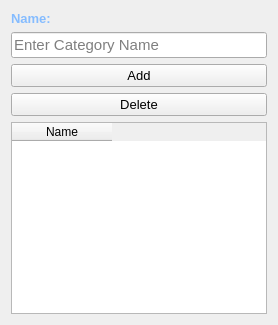
      <widget class="QWidget" name="tab_7">
       <attribute name="title">
        <string>Category</string>
       </attribute>
       <layout class="QGridLayout" name="gridLayout_7">
        <item row="0" column="0">
         <layout class="QVBoxLayout" name="verticalLayout_4">
          <item>
           <layout class="QVBoxLayout" name="verticalLayout_3">
            <item>
             <widget class="QLabel" name="label_21">
              <property name="font">
               <font>
                <pointsize>10</pointsize>
                <weight>75</weight>
                <bold>true</bold>
               </font>
              </property>
              <property name="styleSheet">
               <string notr="true">color: rgb(133, 188, 255);</string>
              </property>
              <property name="text">
               <string>Name:</string>
              </property>
             </widget>
            </item>
            <item>
             <widget class="QLineEdit" name="lineEdit_19">
              <property name="font">
               <font>
                <pointsize>11</pointsize>
               </font>
              </property>
              <property name="placeholderText">
               <string>Enter Category Name</string>
              </property>
             </widget>
            </item>
            <item>
             <widget class="QPushButton" name="pushButton_5">
              <property name="font">
               <font>
                <pointsize>10</pointsize>
               </font>
              </property>
              <property name="text">
               <string>Add</string>
              </property>
             </widget>
            </item>
            <item>
             <widget class="QPushButton" name="pushButton_9">
              <property name="font">
               <font>
                <pointsize>10</pointsize>
               </font>
              </property>
              <property name="text">
               <string>Delete</string>
              </property>
             </widget>
            </item>
           </layout>
          </item>
         </layout>
        </item>
        <item row="1" column="0">
         <widget class="QTableWidget" name="tableWidget_5">
          <column>
           <property name="text">
            <string>Name</string>
           </property>
          </column>
         </widget>
        </item>
       </layout>
      </widget>
